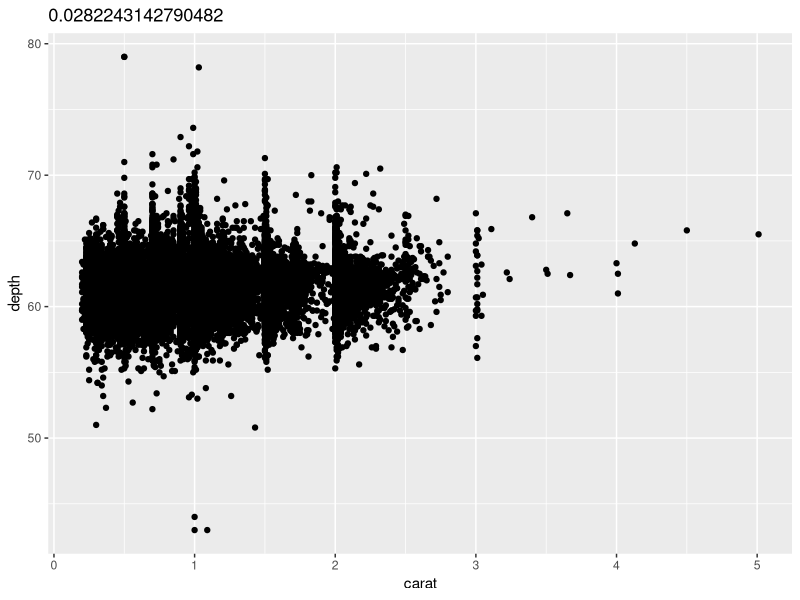
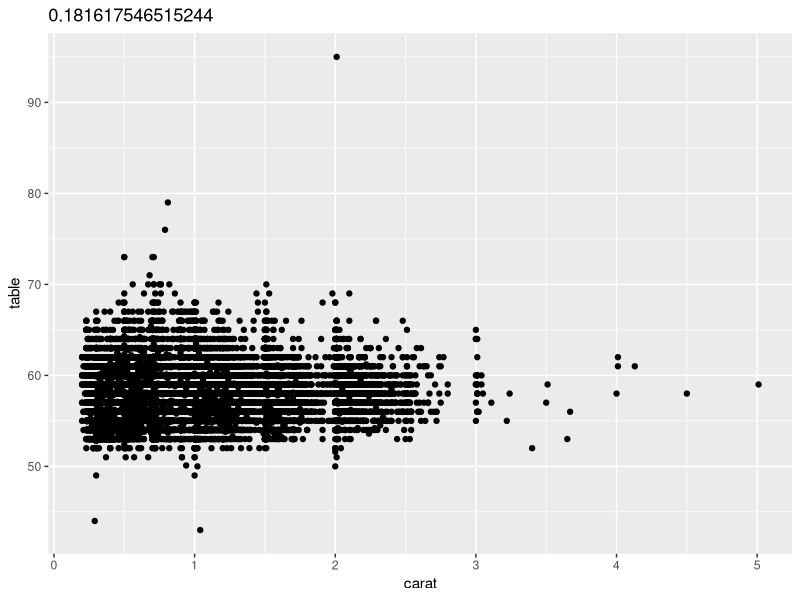
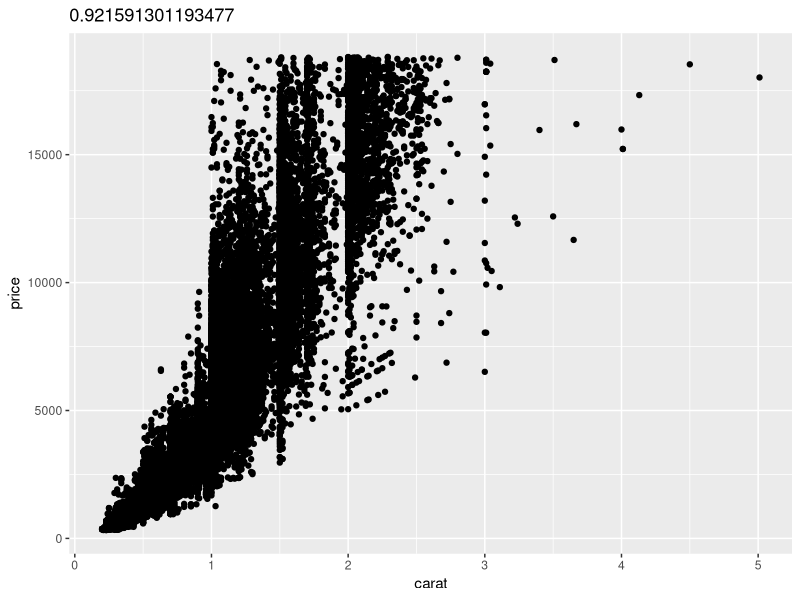
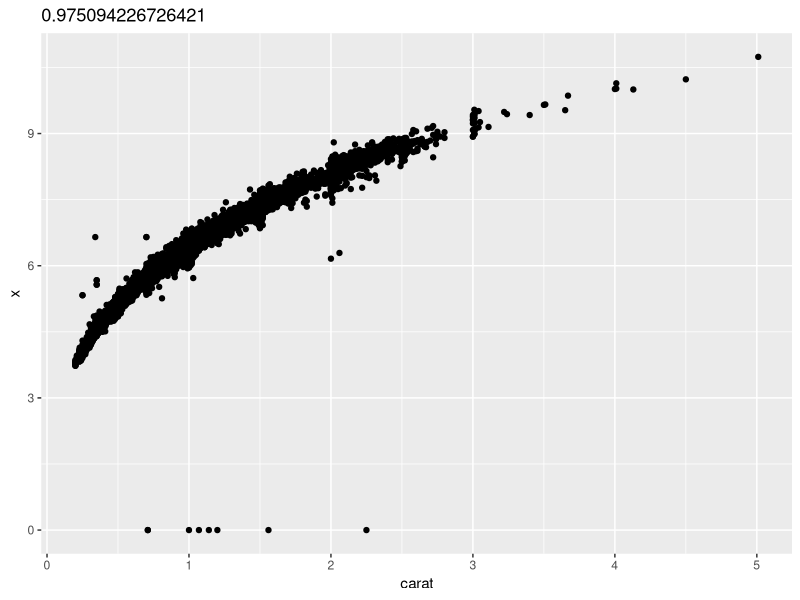
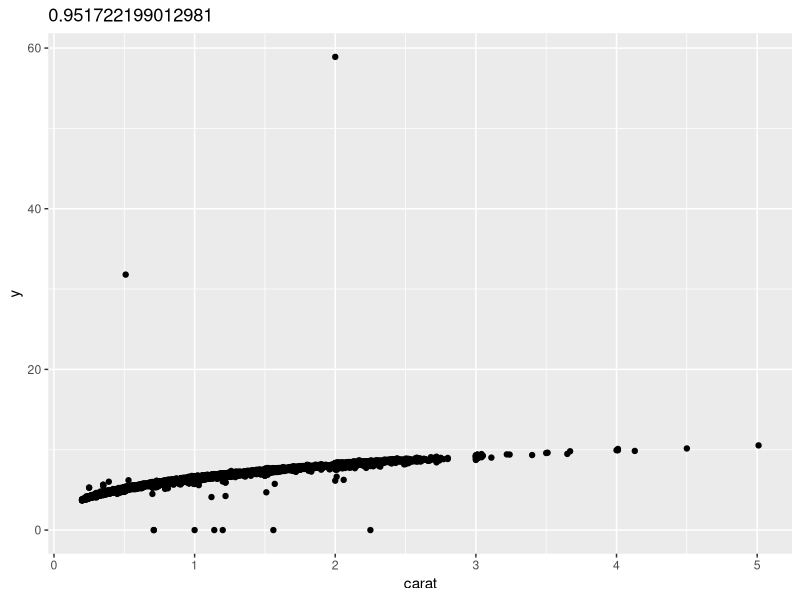
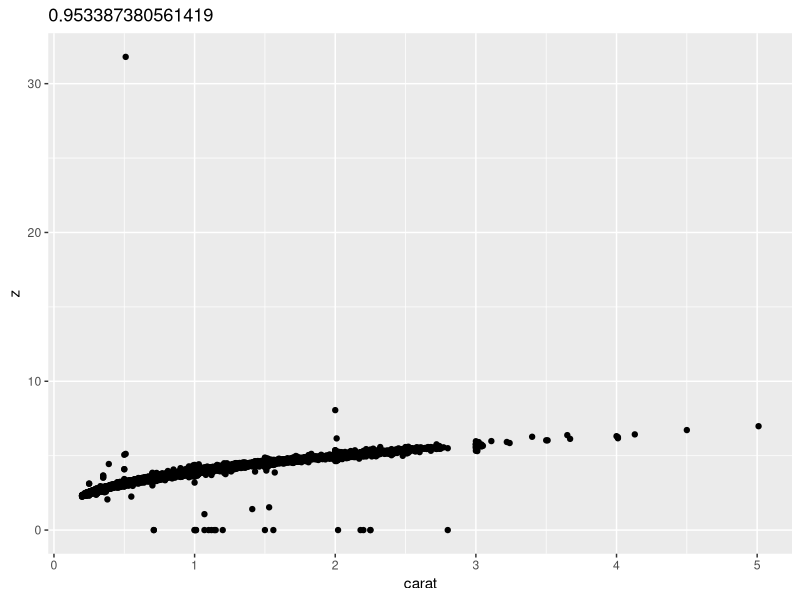
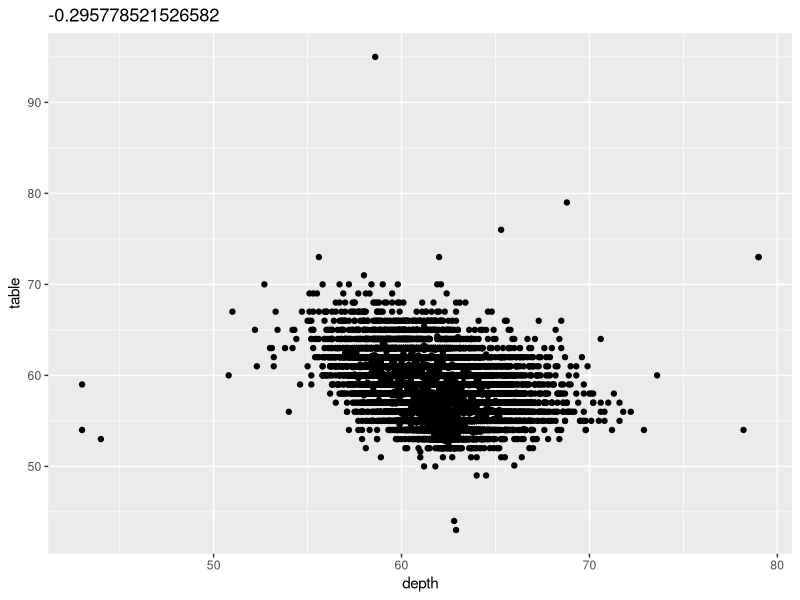
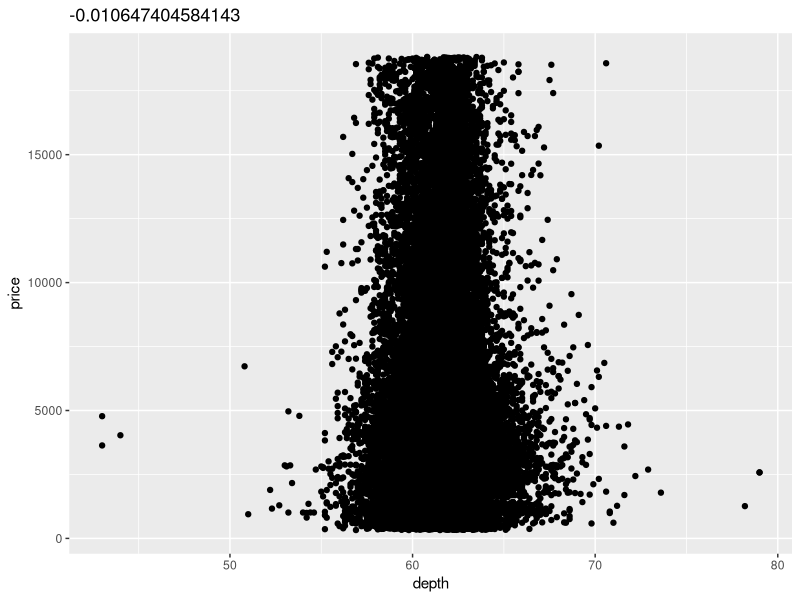

Recreate these plots in R, in order.
## ---- chunk 1
#question 1

require(ggplot2) #load the ggplot2 package
require(grid) #load the grid package


columntest <- function(Test_Frame){
  numtest <- sapply(Test_Frame, is.numeric) #applies the is.numeric function to each column and returns True if the column is numeric and False if it is not

  output_frame <- Test_Frame[,numtest] #returns only the columns where the is.numeric function is true so returns only the columns that are numberic
  return(output_frame) #returns the numeric columns from the Test_Frame
}

columntest(diamonds)
## ---- chunk 2
#question 2
pairs <- function(Test_Frame){
vector1 <- character() #creates an empty character vector
vector2 <- numeric() #creates an empty numeric vector
string <- character() #creates an empty character vector
pcc <- numeric() #creates an empty numberic vector

for (i in  1:(length(Test_Frame)-1)) { #gets the first column for each pair. This for loop starts at the first column and ends at the second to last column because the last column will never be the first member of the pair.
  for (j in (i+1):length(Test_Frame)) { #gets the second column for each pair. This for loop starts at the column after the first member of the pair and ends at last column. This way each column is paired with every other column.
    string <- paste(colnames(Test_Frame[i]),colnames(Test_Frame[j]),sep="-") #uses the paste function to form the string of the column names seperated by a "-"
    vector1 <- c(vector1,string) #places each pair of column names in a vector
    pcc <- cor(Test_Frame[i],Test_Frame[j],method = "pearson") #uses the cor function to calculate the pearson correlation coefficient for each pair of variables
    vector2 <- c(vector2,pcc) #places each peason correlation coefficient in a vector
  }
  }
outputdataframe <- data.frame(vector1,vector2) #creates a data frame of the vector with the column names and the vector with the correlation coefficient
return(outputdataframe) #returns the data frame
}

x <- columntest(diamonds) #returns the numeric columns in the diamonds data frame

pairs(x) #outputs a data frame with each pair of variable names in the first column and the corresponding pearson correlation coefficient in the second column for the numberic columns in the diamonds data frame

## ---- chunk 3
#question 3
require(ggplot2)
require(grid)

scatter <- function(Data_Frame){
  nums <- sapply(Data_Frame,is.numeric) #applies the is.numeric function to each column and returns True if the column is numeric and False if it is not
  Test_frame <- Data_Frame[,nums] #returns only the columns where the is.numeric function id true so returns only the columns that are numberic
  for (i in 1:(length(Test_frame)-1)){ #gets the first column for each pair. This for loop starts at the first column and ends at the second to last column because the last column will never be the first member of the pair.
    for (j in (i+1):length(Test_frame)){ #gets the second column for each pair. This for loop starts at the column after the first member of the pair and ends at last column. This way each column is paired with every other column.
      Test_plot <- ggplot(Test_frame, aes(x=Test_frame[[i]],y=Test_frame[[j]]),environment = environment()) #sets the data frame to be the Test_Frame and sets the x and y aesthetics to be the two variables from the data frame. Also uses the environment function to assume a local environment and workaround the scoping issue in ggplot
      Test_plot <- Test_plot + geom_point() #uses the geom_point function to create a scatter plot
      Test_plot <- Test_plot + labs(x=names(Test_frame)[[i]],y=names(Test_frame)[[j]],title=cor(Test_frame[i],Test_frame[j],method = "pearson")) #adds the label for the x axis and the y axis and adds the pearson correlation coefficient as the title of the scatter plot
      print(Test_plot) #returns the scatter plot
      }
  }
}

scatter(diamonds)

